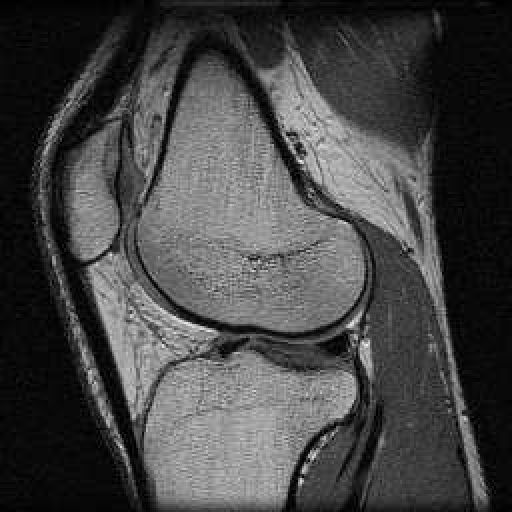
#> input picture Exp6/medical.jpg, 512 x 512 px
$ python exp6.py
#> lines starting #> are read from the running program, lines starting #| are printed output that depends on the picture; after the words box and inside, x2 and y2 are one past the last pixel; in counts of white or black regions, pixels touching at a corner belong together
import cv2
import numpy as np

# Load medical image (grayscale)
image = cv2.imread("medical.jpg", cv2.IMREAD_GRAYSCALE)
#> image is the input picture: shape (512, 512); min 0, max 247, mean 69.2

if image is None:
    print("Error: Image not found!")
else:
    # Apply Gaussian Blur to reduce noise
    blurred_img = cv2.GaussianBlur(image, (5, 5), 0)

    # Apply Canny Edge Detection
    edges = cv2.Canny(blurred_img, 50, 150)
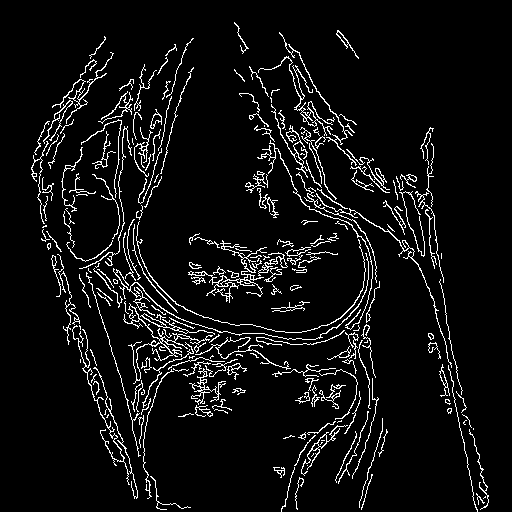
#> edges: shape (512, 512); 6.4% white in thin lines or dots, all inside (x1, y1, x2, y2) = (31, 22, 489, 512)

    # Display images
    cv2.imshow("Original Medical Image", image)
    cv2.imshow("Edge Detected Image", edges)
    cv2.waitKey(0)
    cv2.destroyAllWindows()

    # Save the result
    cv2.imwrite("edge_detected.jpg", edges)
